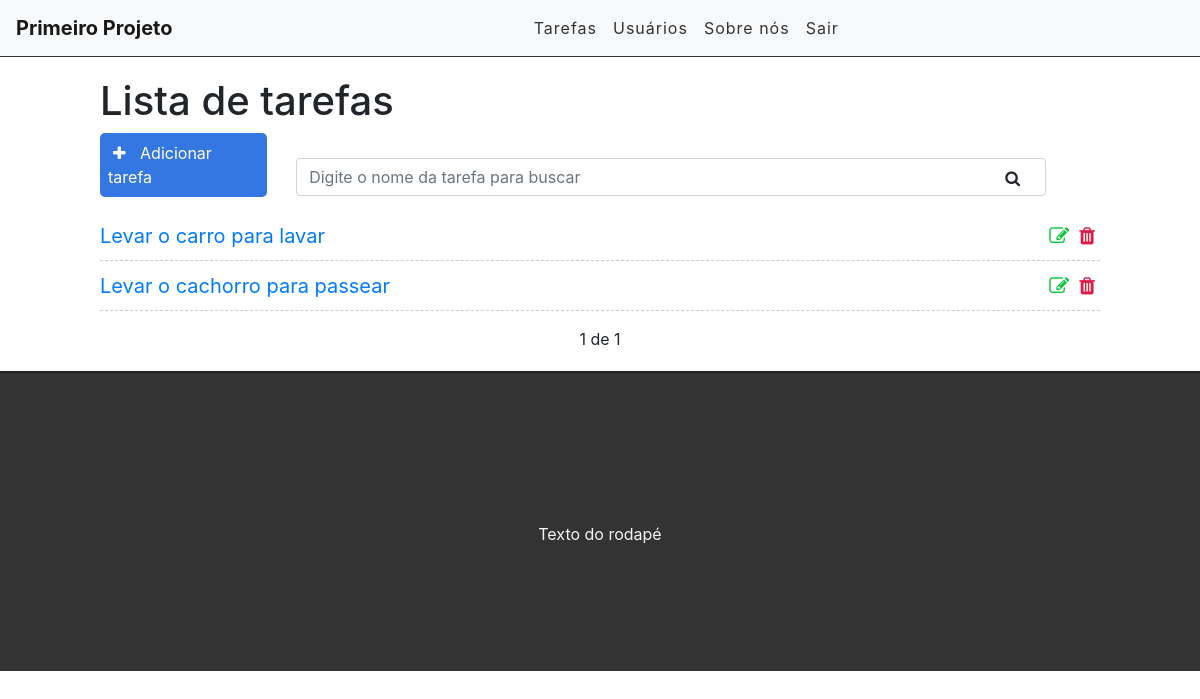
The app's page / (signed in) with its own data.
### tasks/models.py (models this page shows, shortened)
class Task(models.Model):
    STATUS = (
        ('doing', 'Fazendo'),
        ('done', 'Feito'),
    )
    title = models.CharField(max_length=255)
    description = models.TextField()
    done = models.CharField(
        max_length=5,
        choices=STATUS,
    )
    created_at = models.DateTimeField(auto_now_add=True)
    updated_at = models.DateTimeField(auto_now=True)

### tasks/views.py (the view)
# urls.py: path('', views.taskList, name='task-list'),
@login_required()
def taskList(request):
    search = request.GET.get('search')
    if search:
        tasks = Task.objects.filter(title__icontains=search)
    else:
        tasks_list = Task.objects.all().order_by('-created_at')
        paginator = Paginator(tasks_list, 3)
        page = request.GET.get('page')
        tasks = paginator.get_page(page)
    return render(request, 'tasks/list.html', {'tasks': tasks})

### tasks/templates/tasks/list.html (shortened to what this page needs)
{% extends 'base.html' %}
{% block content %}
   <div class="offset-1 col-10 list-div">
       <h1>Lista de tarefas</h1>
       <a id="add-link"href="newtask/">
           <div class="col-2 add-div">
               <i class="fa fa-plus"></i> Adicionar tarefa
           </div>
       </a>
       <div class="col-9 search-div">
           <form method="GET" id="search-form">
               <input type="text" id="search" class="form-control" name="search" placeholder="Digite o nome da tarefa para buscar" value="{{ request.GET.search }}">
               <i class="fa fa-search" id="search-btn"></i>
           </form>
       </div>
       <ul class="task-list">
           {% for task in tasks %}
           <li class="task-item">
               <span><a href="/task/{{task.id}}">{{task.title}}</a></span>
               <a href="delete/{{task.id}}" class="delete-btn"><span><i class="fa fa-trash"></i></span></a>
               <a href="edit/{{task.id}}"><span><i class="fa fa-edit"></i></span></a>
           </li>
           {% endfor %}
       </ul>
       <div class="pagination">
           <span class="step-links">
               {% if tasks.paginator.num_pages%}
                    <span class="current">
                        {{ tasks.number }} de {{ tasks.paginator.num_pages }}
                    </span>
               {% endif %}
           </span>
       </div>
   </div>
{% endblock %}

### tasks/static/css/style.css (style rules this page uses)
#add-link { text-decoration: none; }
.add-div { background-color: #3476e2; cursor: pointer; display: inline-block; color: #FFF; padding: 8px; border-radius: 5px; margin-right: 25px; }
.fa.fa-plus { color: #FFF; margin-right: 10px; margin-left: 5px; }
.fa.fa-search { position: absolute; top: 12px; right: 26px; cursor: pointer; }
.search-div { padding: 0px; margin-top: 15px; margin-bottom: 15px; display: inline-block; }
.list-div { padding: 0; }
.task-list { padding-left: 0; }
.task-item { list-style: none; font-size: 20px; height: 50px; padding-top: 10px; border-bottom: 1px dashed #ccc; }
.fa.fa-trash, .fa.fa-edit { cursor: pointer; margin: 5px; font-size: 20px; float: right; }
.fa.fa-trash { color: #db1e47; }
.fa.fa-edit { color: #13c43f; }
.pagination { margin-bottom: 20px; }
.step-links { position: relative; margin-left: auto; margin-right: auto; }
.step-links .current { margin-left: 5px; margin-right: 5px; }

### records on screen
Task: title "Levar o carro para lavar"
Task: title "Levar o cachorro para passear"

### other values on screen
{{ tasks.number }} "1"
{{ tasks.paginator.num_pages }} "1"
